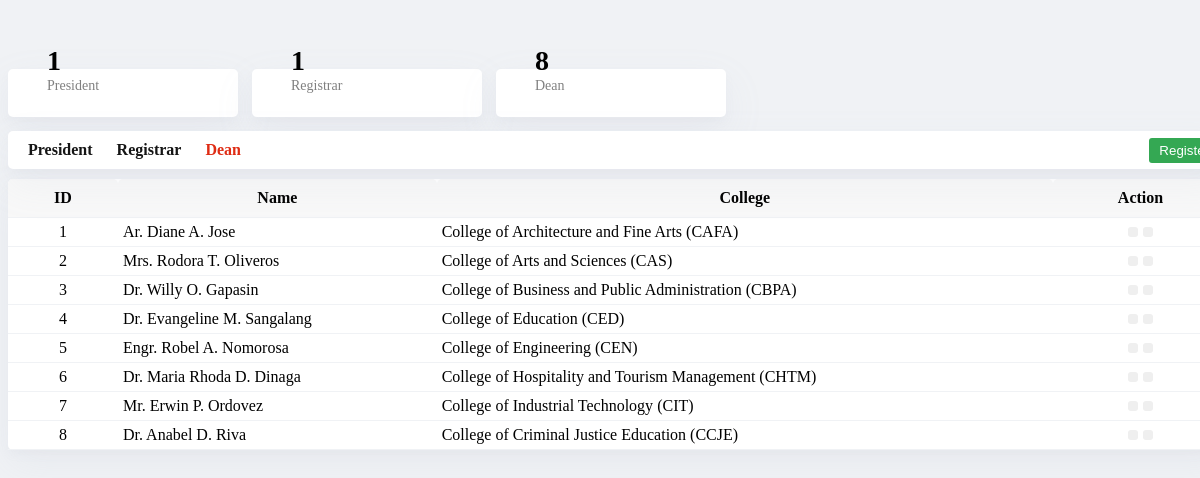
/php/admin-heads.php?heads&dean, run on the app's committed database.
### tables this page shows
CREATE TABLE `dean` (
  `id` int(11) NOT NULL,
  `dean` varchar(100) NOT NULL,
  `college` int(11) NOT NULL
);

CREATE TABLE `college` (
  `id` int(11) NOT NULL,
  `acronym` varchar(100) NOT NULL,
  `college` varchar(100) NOT NULL
);

### php/admin-heads.php (the view, shortened to what this page needs)
<?php
include "php/connect.php";
?>
<link rel="stylesheet" href="css/admin.css?v=1.0">
<div class="main-body">
<div class="admin-header">
		<div class="container">
			<div>
				<div>
					<?php
					$select = "SELECT * FROM head WHERE position='president'";
					$result = $connect -> query($select);
					if ($result -> num_rows > 0) {
						echo mysqli_num_rows($result);
					}
					else {
						echo 0;
					}
					?>
				</div>
				<div>President</div>
			</div>
		</div>
		<div class="container">
			<div>
				<div>
					<?php
					$select = "SELECT * FROM head WHERE position='registrar'";
					$result = $connect -> query($select);
					if ($result -> num_rows > 0) {
						echo mysqli_num_rows($result);
					}
					else {
						echo 0;
					}
					?>
				</div>
				<div>Registrar</div>
			</div>
		</div>
		<div class="container">
			<div>
				<div>
					<?php
					$select = "SELECT * FROM dean";
					$result = $connect -> query($select);
					if ($result -> num_rows > 0) {
						echo mysqli_num_rows($result);
					}
					else {
						echo 0;
					}
					?>
				</div>
				<div>Dean</div>
			</div>
		</div>
	</div>
	<div class="heads-header">
		<a href="?heads&president"><i class="fas fa-user-tie"></i> President</a>
		<a href="?heads&registrar"><i class="fas fa-user-tie"></i> Registrar</a>
		<a href="?heads&dean"><i class="fas fa-user-tie"></i> Dean</a>
		<button id="register-btn" title="Register head"><i class="fas fa-plus-circle"></i> Register</button>
	</div>
	<table>
		<?php
		if (isset($_GET["registrar"])) {
			$head = "registrar";
		}
		else if (isset($_GET["dean"])) {
			$head = "dean";
		}
		else {
			$head = "president";
		}
		if ($head == "president" || $head == "registrar") {
			echo "<tr>";
				echo "<th>ID</th>";
				echo "<th>Name</th>";
				echo "<th>Action</th>";
			echo "</tr>";
			if ($head == "president") {
				$select = "SELECT * FROM head WHERE position='president'";
			}
			else if ($head == "registrar") {
				$select = "SELECT * FROM head WHERE position='registrar'";
			}
			$result = $connect -> query($select);
			if ($result -> num_rows > 0) {
				while ($row = mysqli_fetch_array($result)) {
					$headid = $row["id"];
					$headname = $row["name"];
					echo "<tr style='text-align: center;'>";
						echo "<td style='width: 100px;'>$headid</td>";
						echo "<td>$headname</td>";
						echo "<td style='width: 165px;'>";
							echo "<button value='$headid' title='Edit $headname' class='edit-btn'><i class='fas fa-edit'></i></button>";
							echo "<button value='$headid' title='Delete $headname' class='delete-btn'><i class='fas fa-trash'></i></button>";
						echo "</td>";
					echo "</tr>";
				}
			}
		}
		else if ($head == "dean") {
			echo "<tr>";
				echo "<th>ID</th>";
				echo "<th>Name</th>";
				echo "<th>College</th>";
				echo "<th>Action</th>";
			echo "</tr>";
			$select = "SELECT * FROM dean ORDER BY college ASC";
			$result = $connect -> query($select);
			if ($result -> num_rows > 0) {
				while ($row = mysqli_fetch_array($result)) {
					$deanid = $row["id"];
					$deanname = $row["dean"];
					$deancollege = $row["college"];
					echo "<tr>";
						echo "<td style='width: 100px;'>$deanid</td>";
						echo "<td>$deanname</td>";
						$select1 = "SELECT * FROM college WHERE id=$deancollege";
						$result1 = $connect -> query($select1);
						if ($result1 -> num_rows > 0) {
							while ($row1 = mysqli_fetch_array($result1)) {
								$college = $row1["college"];
								$collegeacro = $row1["acronym"];
							}
						}
						echo "<td>$college ($collegeacro)</td>";
						echo "<td style='width: 165px;'>";
							echo "<button value='$deanid' title='Edit $deanname' class='edit-btn'><i class='fas fa-edit'></i></button>";
							echo "<button value='$deanid' title='Delete $deanname' class='delete-btn'><i class='fas fa-trash'></i></button>";
						echo "</td>";
					echo "</tr>";
				}
			}
		}
		?>
	</table>
</div>

### css/admin.css (style rules this page uses)
.main-body { width: 1220px; margin: auto; margin-top: 69px; }
.admin-header { margin-bottom: 10px; }
.admin-header .container { display: inline-block; width: 200px; padding: 15px; overflow: hidden; margin-right: 10px; border-radius: 5px; background-color: #ffffff; box-shadow: 0 5px 10px rgba(154, 160, 185, 0.05), 0 15px 40px rgba(166, 173, 201, 0.1); }
.admin-header .container div { display: inline-block; }
.admin-header .container div:nth-child(2) div { position: absolute; display: block; height: 30px; margin-left: 20px; padding-top: 5px; }
.admin-header .container div:nth-child(2) div:nth-child(1) { font-size: 28px; font-weight: bold; margin-top: -58px; }
.admin-header .container div:nth-child(2) div:nth-child(2) { color: #808080; font-size: 14px; margin-top: -25px; }
.colleges-header, .subjects-header, .professors-header, .heads-header { margin-bottom: 10px; padding: 10px; position: relative; border-radius: 5px; background-color: #ffffff; box-shadow: 0 5px 10px rgba(154, 160, 185, 0.05), 0 15px 40px rgba(166, 173, 201, 0.1); }
.colleges-header a, .subjects-header a, .professors-header a, .heads-header a { color: #151515; font-weight: bold; text-decoration: none; padding: 0 10px; }
.colleges-header .active, .subjects-header .active, .professors-header .active, .heads-header .active { color: #df2c14; }
.colleges-header button, .subjects-header button, .professors-header button, .heads-header button { cursor: pointer; color: #ffffff; padding: 5px 10px; margin-top: -3px; margin-right: 9px; position: absolute; right: 0; border: none; border-radius: 3px; background-color: #34a853; }
.main-body table { width: 100%; border-radius: 5px; border-spacing: 0; background-color: #ffffff; box-shadow: 0 5px 10px rgba(154, 160, 185, 0.05), 0 15px 40px rgba(166, 173, 201, 0.1); }
.main-body table th, .main-body table td { border-bottom: 1px solid #f0f2f5; }
.main-body table th { padding: 10px; border-top-left-radius: 5px; border-top-right-radius: 5px; background-color: #f8f8f8; }
.main-body table td { padding: 5px; }
.main-body table td:nth-child(1) { text-align: center; }
.main-body table td:last-child { text-align: center; }
.main-body table button { cursor: pointer; color: #ffffff; margin: 0 2.5px; padding: 5px; border: none; border-radius: 3px; }

### data on the page
dean: id "1", dean "Ar. Diane A. Jose", college.college "College of Architecture and Fine Arts", college.acronym "CAFA"
dean: id "2", dean "Mrs. Rodora T. Oliveros", college.college "College of Arts and Sciences", college.acronym "CAS"
dean: id "3", dean "Dr. Willy O. Gapasin", college.college "College of Business and Public Administration", college.acronym "CBPA"
dean: id "4", dean "Dr. Evangeline M. Sangalang", college.college "College of Education", college.acronym "CED"
dean: id "5", dean "Engr. Robel A. Nomorosa", college.college "College of Engineering", college.acronym "CEN"
dean: id "6", dean "Dr. Maria Rhoda D. Dinaga", college.college "College of Hospitality and Tourism Management", college.acronym "CHTM"
dean: id "7", dean "Mr. Erwin P. Ordovez", college.college "College of Industrial Technology", college.acronym "CIT"
dean: id "8", dean "Dr. Anabel D. Riva", college.college "College of Criminal Justice Education", college.acronym "CCJE"

### other printed values
mysqli_num_rows($result) "1"
mysqli_num_rows($result) "8"
